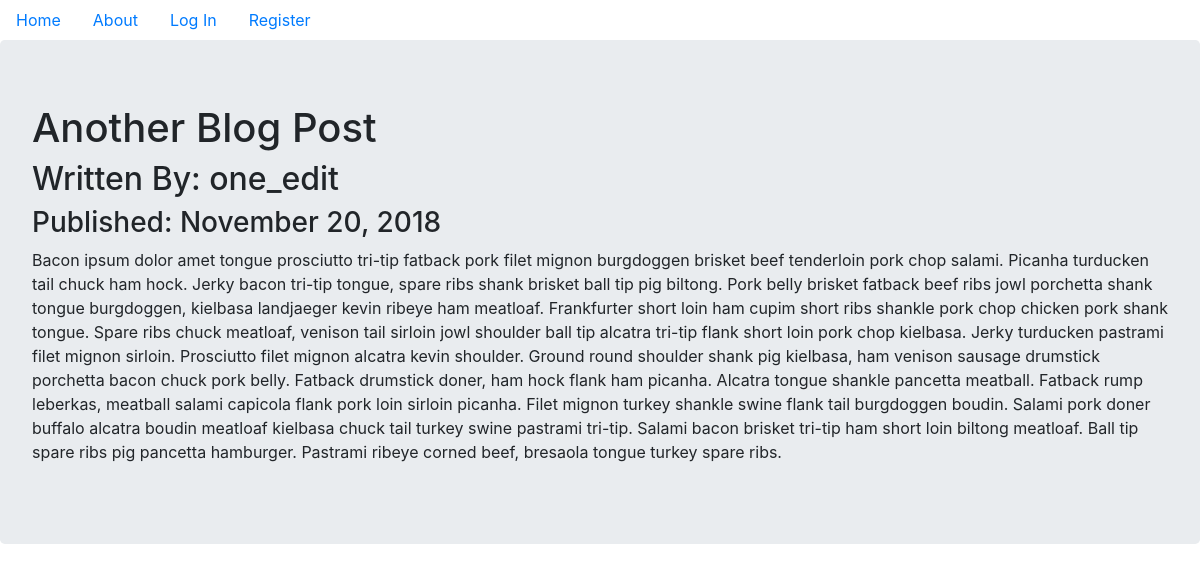
/2, run on the app's committed database.
### my_project/models.py (models this page shows, shortened)
class BlogPost(db.Model):
    users = db.relationship(User)
    id = db.Column(db.Integer, primary_key=True)
    user_id = db.Column(db.Integer, db.ForeignKey('users.id'), nullable=False)
    date = db.Column(db.DateTime, nullable=False, default=datetime.utcnow)
    title = db.Column(db.String(140), nullable=False)
    text = db.Column(db.Text, nullable=False)

class User(db.Model, UserMixin):
    __tablename__ = 'users'
    id = db.Column(db.Integer, primary_key=True)
    profile_image = db.Column(db.String(64), nullable=False, default='default_profile.png')
    email = db.Column(db.String(64), unique=True, index=True)
    username = db.Column(db.String(64), unique=True, index=True)
    password_hash = db.Column(db.String(128))
    posts = db.relationship('BlogPost', backref='author', lazy=True)

### my_project/users/views.py (the view)
@users.route("/<username>")
def user_posts(username):
    page = request.args.get('page', 1, type=int)
    user = User.query.filter_by(username=username).first_or_404()
    blog_posts = BlogPost.query.filter_by(author=user).order_by(BlogPost.date.desc()).paginate(page=page, per_page=5)
    return render_template('user_blog_posts.html', blog_posts=blog_posts, user=user)

### my_project/blog_posts/views.py (called while the page is built)
@blog_posts.route('/<int:blog_post_id>')
def blog_post(blog_post_id):
    blog_post = BlogPost.query.get_or_404(blog_post_id)
    return render_template('blog_post.html', title=blog_post.title,
                           date=blog_post.date, post=blog_post
    )

### my_project/templates/blog_post.html (shortened to what this page needs)
{% extends "base.html" %}
{% block content %}
<div class="jumbotron">
  <h1>{{post.title}}</h1>
  <h2>Written By: {{post.author.username}}</h2>
  <h3>Published: {{post.date.strftime('%B %d, %Y')}}</h3>
  <p>{{post.text}}</p>
</div>
{% endblock %}

### data on the page
BlogPost: title "Another Blog Post", date "November 20, 2018", text "Bacon ipsum dolor amet tongue prosciutto tri-tip fatback pork filet mignon burgdoggen brisket beef tenderloin pork chop salami. Picanha turducken tail chuck ham hock. Jerky bacon tri-tip tongue, spare ribs shank brisket ball tip pig biltong. Pork belly brisket fatback beef ribs jowl porchetta shank tongue burgdoggen, kielbasa landjaeger kevin ribeye ham meatloaf. Frankfurter short loin ham cupim short ribs shankle pork chop chicken pork shank tongue. Spare ribs chuck meatloaf, venison tail sirloin jowl shoulder ball tip alcatra tri-tip flank short loin pork chop kielbasa. Jerky turducken pastrami filet mignon sirloin. Prosciutto filet mignon alcatra kevin shoulder. Ground round shoulder…"
User: author.username "one_edit"
